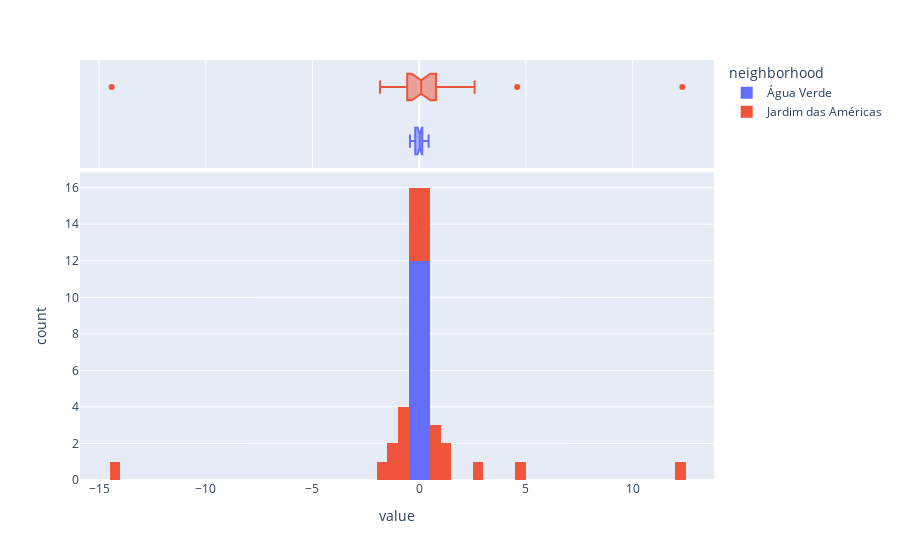

Notebook code cell kept with this figure:
### Code cell
px.histogram(gdf, 
             x=["mean_gradient_unary","mean_gradient_reconstructed"],
            #  y="tip", 
             color="neighborhood",
                   marginal="box", # or violin, rug
                #    hover_data=df.columns
                # range_x=(0,30),
                width = 900,
                nbins=100,
                   )

### Figure 1 — Plotly figure (JSON) as saved in the notebook; plotly's stock layout.template omitted (floating-point values rounded to 4 significant figures)
{"data": [{"alignmentgroup": "True", "bingroup": "x", "hovertemplate": "neighborhood=Água Verde<br>value=%{x}<br>count=%{y}<extra></extra>", "legendgroup": "Água Verde", "marker": {"color": "#636efa", "pattern": {"shape": ""}}, "name": "Água Verde", "nbinsx": 100, "offsetgroup": "Água Verde", "orientation": "v", "showlegend": true, "type": "histogram", "x": [-0.3456, -0.2186, -0.1348, -0.1941, -0.2265, -0.1808, -0.2271, -0.0704, -0.4347, -0.05426, -0.0017, 0.04951, 0.2592, 0.07779, 0.1191, 0.145, 0.109, 0.1445, -0.05867, 0.1388, 0.1402, 0.1702, 0.4378, 0.1731], "xaxis": "x", "yaxis": "y"}, {"alignmentgroup": "True", "hovertemplate": "neighborhood=Água Verde<br>value=%{x}<extra></extra>", "legendgroup": "Água Verde", "marker": {"color": "#636efa"}, "name": "Água Verde", "notched": true, "offsetgroup": "Água Verde", "showlegend": false, "type": "box", "x": [-0.3456, -0.2186, -0.1348, -0.1941, -0.2265, -0.1808, -0.2271, -0.0704, -0.4347, -0.05426, -0.0017, 0.04951, 0.2592, 0.07779, 0.1191, 0.145, 0.109, 0.1445, -0.05867, 0.1388, 0.1402, 0.1702, 0.4378, 0.1731], "xaxis": "x2", "yaxis": "y2"}, {"alignmentgroup": "True", "bingroup": "x", "hovertemplate": "neighborhood=Jardim das Américas<br>value=%{x}<br>count=%{y}<extra></extra>", "legendgroup": "Jardim das Américas", "marker": {"color": "#EF553B", "pattern": {"shape": ""}}, "name": "Jardim das Américas", "nbinsx": 100, "offsetgroup": "Jardim das Américas", "orientation": "v", "showlegend": true, "type": "histogram", "x": [-0.02928, -0.7439, -0.2825, -14.4, 2.595, -0.5361, -0.07287, -0.5935, -0.1378, -1.047, -1.285, -0.5319, 0.2037, 0.285, 0.4081, 0.4705, 0.7956, 0.6632, 1.092, 1.271, -1.837, 4.586, 12.32, 0.7767], "xaxis": "x", "yaxis": "y"}, {"alignmentgroup": "True", "hovertemplate": "neighborhood=Jardim das Américas<br>value=%{x}<extra></extra>", "legendgroup": "Jardim das Américas", "marker": {"color": "#EF553B"}, "name": "Jardim das Américas", "notched": true, "offsetgroup": "Jardim das Américas", "showlegend": false, "type": "box", "x": [-0.02928, -0.7439, -0.2825, -14.4, 2.595, -0.5361, -0.07287, -0.5935, -0.1378, -1.047, -1.285, -0.5319, 0.2037, 0.285, 0.4081, 0.4705, 0.7956, 0.6632, 1.092, 1.271, -1.837, 4.586, 12.32, 0.7767], "xaxis": "x2", "yaxis": "y2"}], "layout": {"barmode": "relative", "legend": {"title": {"text": "neighborhood"}, "tracegroupgap": 0}, "margin": {"t": 60}, "width": 900, "xaxis": {"anchor": "y", "domain": [0, 1], "title": {"text": "value"}}, "xaxis2": {"anchor": "y2", "domain": [0, 1], "matches": "x", "showgrid": true, "showticklabels": false}, "yaxis": {"anchor": "x", "domain": [0, 0.7326], "title": {"text": "count"}}, "yaxis2": {"anchor": "x2", "domain": [0.7426, 1], "matches": "y2", "showgrid": false, "showline": false, "showticklabels": false, "ticks": ""}}}
